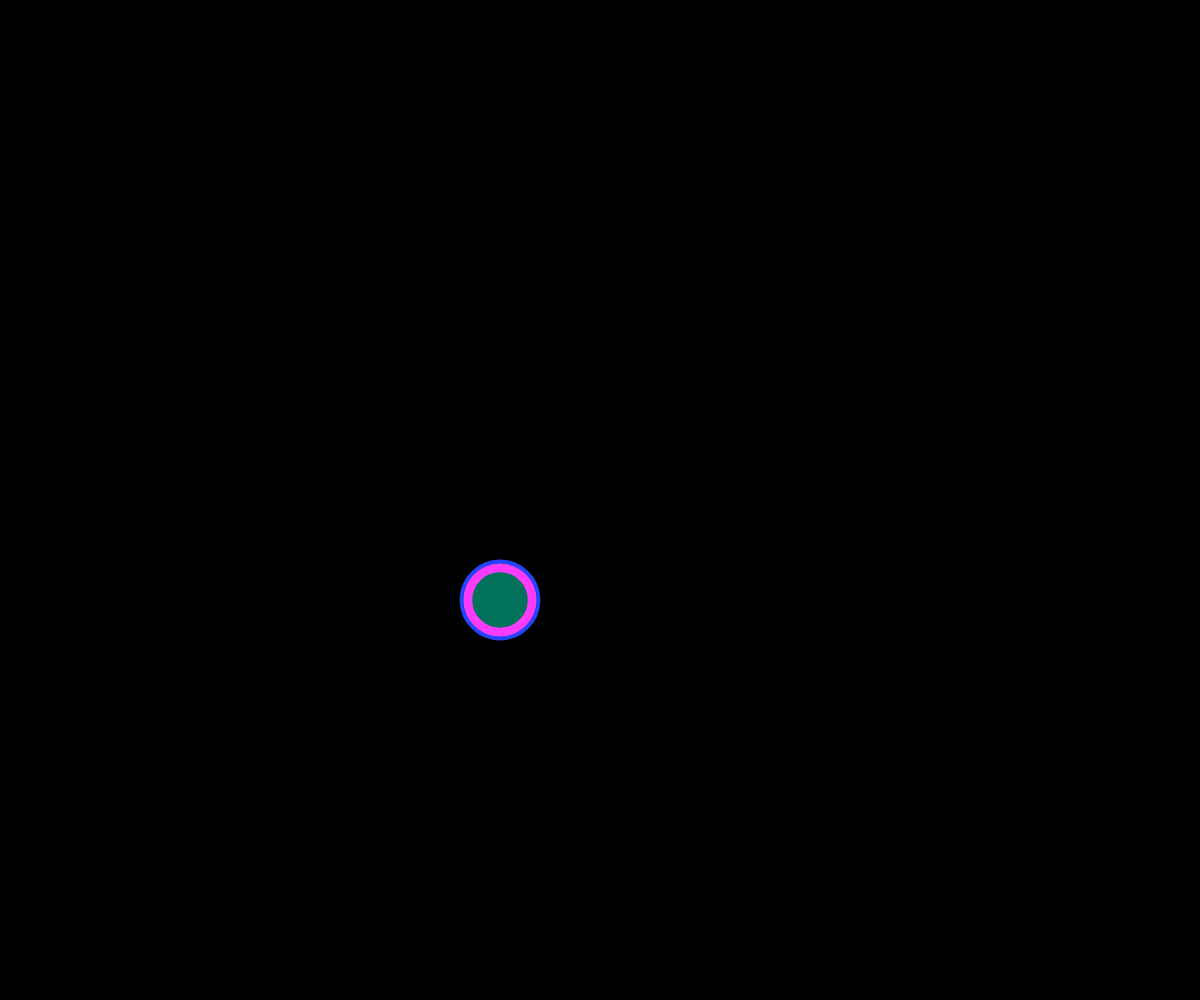
Frame 1 (no input)
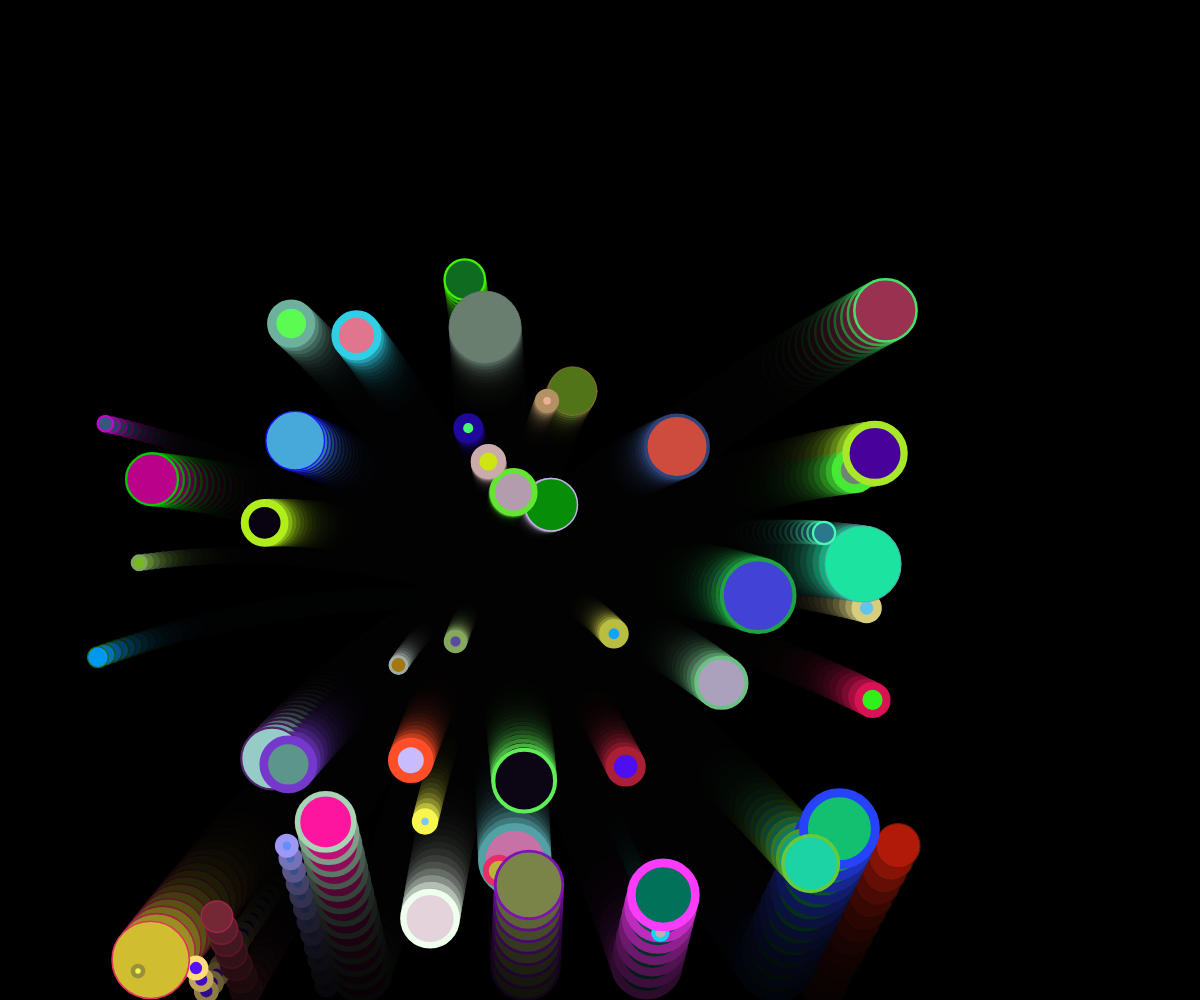
Frame 60 (no input)
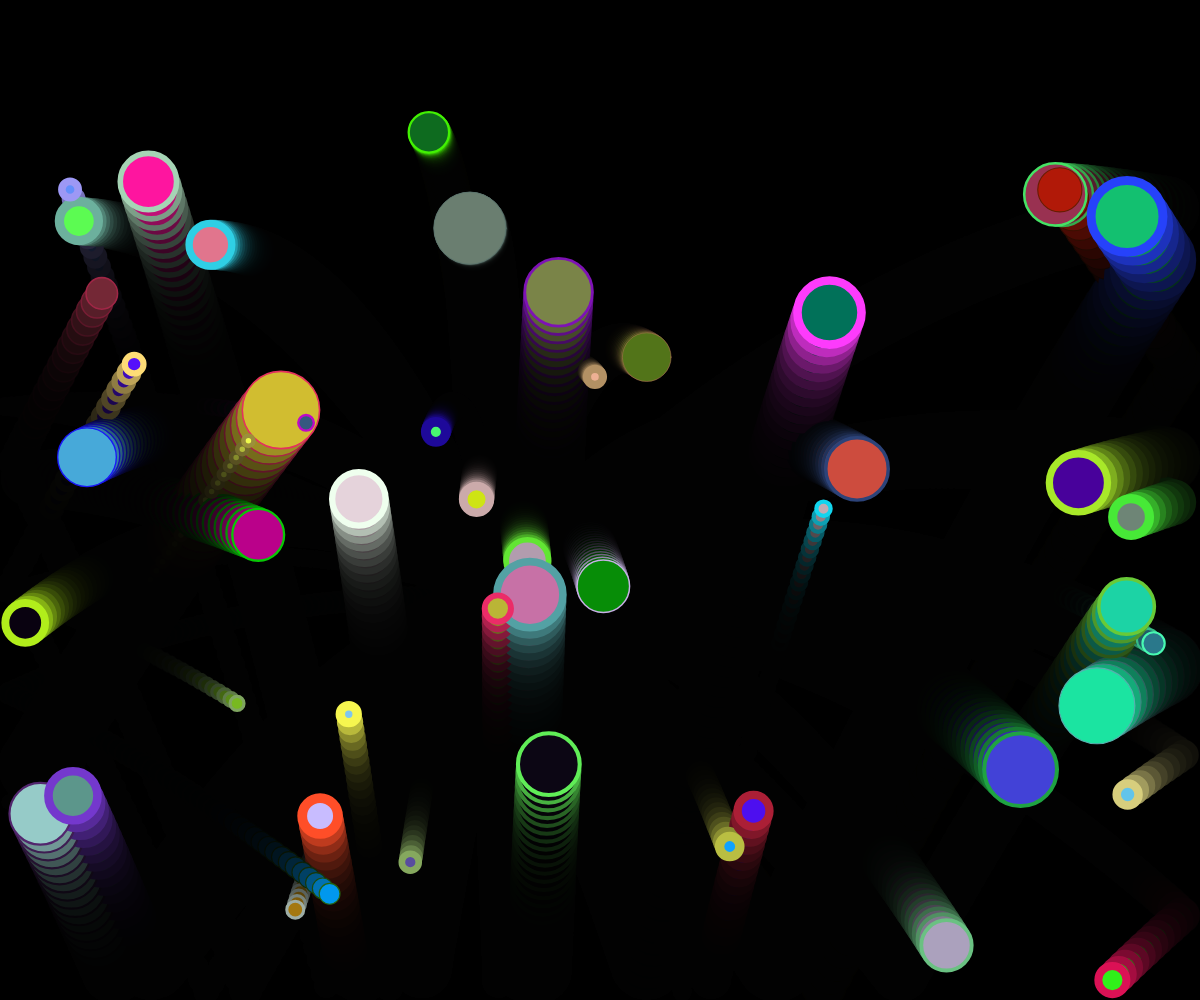
Frame 120 (the mouse pressed at the canvas centre since frame 60)

The p5.js sketch that drew these frames (run headless with seeded random() and noise() and a simulated clock; from frame 60 on, the mouse is pressed at the canvas centre):

// p5.js sketch
// ── sketch.js

let dx = [];
let dy = [];
let y = [];
let x = [];
let diam = [];
let rad = [];
let cr = [];
let cg = [];
let cb = [];
let sr = [];
let sg = [];
let sb = [];
let sw = [];
const num = 50;
const grav = 0.05;
const fric = 1.4;

function setup(){
  frameRate(60);
  createCanvas(windowWidth,windowHeight);
  background(0);
  for (let i = 0; i < num; ++i ) {
    dx[i] = random(-7,7);
    dy[i] = random(-7,7);
    y[i] = width/2;
    x[i] = height/2;
    diam[i] = random(10,80);
    sw[i] = random(0,10); 
    rad[i] = diam[i] * 0.5 + sw[i];
    cr[i] = random(255);
    cg[i] = random(255);
    cb[i] = random(255);
    sr[i] = random(255);
    sg[i] = random(255);
    sb[i] = random(255);
       
  }
  console.log(width+"|"+height);
}
function draw(){
  background(0,64);
  for (let i = 0; i < num; ++i ) {
    fill(cr[i],cg[i],cb[i]);
    strokeWeight(sw[i]);
    stroke(sr[i], sg[i], sb[i]);
    ellipse(x[i],y[i],diam[i],diam[i]);

    dy[i] += grav;

    if( x[i] <= rad[i] || x[i] >= width-rad[i]) {
      dx[i] = -dx[i];
    }
    if( y[i] <= rad[i] || y[i] >= height-rad[i] ) {
      dy[i] *= fric;
      dy[i] = -dy[i];
    }
    x[i] += dx[i];
    y[i] += dy[i];
  }
}
